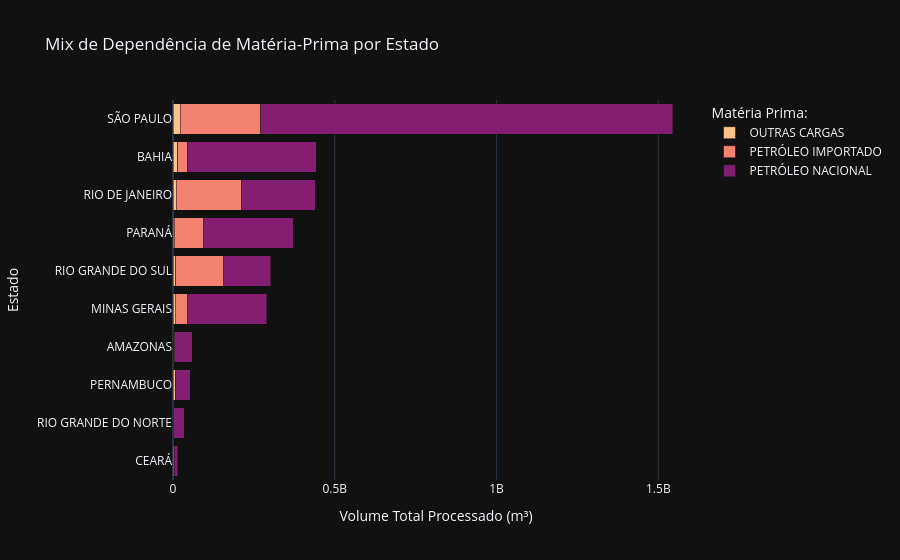

Notebook code cell kept with this figure:
### Markdown cell above
### 4.3. Mix de Matéria-Prima por Estado
Onde está alocado o petróleo importado? Esta visualização identifica quais estados dependem mais de correntes externas para *blending* ou suprimento de déficit logístico.

### Code cell
df_mix = df.groupby(['unidade_da_federacao', 'materia_prima'])['processado'].sum().reset_index()

df_mix["processado_br"] = df_mix["processado"].apply(fmt_br)

# Ordenando o eixo Y pelos estados com maior volume total
ordem_estados = df_mix.groupby('unidade_da_federacao')['processado'].sum().sort_values(ascending=False).index

fig_bar = px.bar(
    df_mix,
    y='unidade_da_federacao',
    x='processado',
    color='materia_prima',
    custom_data=["processado_br"],
    color_discrete_sequence=["#FBC28A", "#F38370", "#831E70"],
    title="Mix de Dependência de Matéria-Prima por Estado",
    labels={"materia_prima": "Matéria Prima: "},
    barmode='stack',
    category_orders={"unidade_da_federacao": ordem_estados}
)

fig_bar.update_layout(
    template="plotly_dark", 
    yaxis_title="Estado", 
    xaxis_title="Volume Total Processado (m³)"
)

fig_bar.update_traces(
    hovertemplate=
    "<span style='color:white'><b>Matéria Prima:</b> %{fullData.name}</span><br>" +
    "<span style='color:white'><b>Processado:</b> %{customdata[0]} m³</span>" +
    "<extra></extra>"
)

fig_bar.show()

### Figure 1 — Plotly figure (JSON) as saved in the notebook; plotly's stock layout.template omitted (floating-point values rounded to 4 significant figures)
{"data": [{"customdata": [["1.627.614,0"], ["14.397.644,0"], ["238.259,0"], ["6.334.151,0"], ["3.159.215,0"], ["6.326.257,0"], ["10.384.519,0"], ["917,0"], ["7.827.539,0"], ["22.740.076,0"]], "hovertemplate": "<span style='color:white'><b>Matéria Prima:</b> %{fullData.name}</span><br><span style='color:white'><b>Processado:</b> %{customdata[0]} m³</span><extra></extra>", "legendgroup": "OUTRAS CARGAS", "marker": {"color": "#FBC28A", "pattern": {"shape": ""}}, "name": "OUTRAS CARGAS", "orientation": "h", "showlegend": true, "textposition": "auto", "type": "bar", "x": [1627614, 14397644, 238259, 6334151, 3159215, 6326257, 10384519, 917, 7827539, 22740076], "xaxis": "x", "y": ["AMAZONAS", "BAHIA", "CEARÁ", "MINAS GERAIS", "PARANÁ", "PERNAMBUCO", "RIO DE JANEIRO", "RIO GRANDE DO NORTE", "RIO GRANDE DO SUL", "SÃO PAULO"], "yaxis": "y"}, {"customdata": [["4.171.967,0"], ["29.506.239,0"], ["3.642.840,0"], ["38.659.435,0"], ["91.383.076,0"], ["905.560,0"], ["202.723.813,0"], ["4.005,0"], ["148.735.634,0"], ["248.621.906,0"]], "hovertemplate": "<span style='color:white'><b>Matéria Prima:</b> %{fullData.name}</span><br><span style='color:white'><b>Processado:</b> %{customdata[0]} m³</span><extra></extra>", "legendgroup": "PETRÓLEO IMPORTADO", "marker": {"color": "#F38370", "pattern": {"shape": ""}}, "name": "PETRÓLEO IMPORTADO", "orientation": "h", "showlegend": true, "textposition": "auto", "type": "bar", "x": [4171967, 29506239, 3642840, 38659435, 91383076, 905560, 202723813, 4005, 148735634, 248621906], "xaxis": "x", "y": ["AMAZONAS", "BAHIA", "CEARÁ", "MINAS GERAIS", "PARANÁ", "PERNAMBUCO", "RIO DE JANEIRO", "RIO GRANDE DO NORTE", "RIO GRANDE DO SUL", "SÃO PAULO"], "yaxis": "y"}, {"customdata": [["53.191.489,0"], ["398.060.667,0"], ["10.360.088,0"], ["245.289.174,0"], ["277.512.909,0"], ["45.972.570,0"], ["226.673.965,0"], ["34.073.672,0"], ["145.162.986,0"], ["1.272.971.679,0"]], "hovertemplate": "<span style='color:white'><b>Matéria Prima:</b> %{fullData.name}</span><br><span style='color:white'><b>Processado:</b> %{customdata[0]} m³</span><extra></extra>", "legendgroup": "PETRÓLEO NACIONAL", "marker": {"color": "#831E70", "pattern": {"shape": ""}}, "name": "PETRÓLEO NACIONAL", "orientation": "h", "showlegend": true, "textposition": "auto", "type": "bar", "x": [53191489, 398060667, 10360088, 245289174, 277512909, 45972570, 226673965, 34073672, 145162986, 1272971679], "xaxis": "x", "y": ["AMAZONAS", "BAHIA", "CEARÁ", "MINAS GERAIS", "PARANÁ", "PERNAMBUCO", "RIO DE JANEIRO", "RIO GRANDE DO NORTE", "RIO GRANDE DO SUL", "SÃO PAULO"], "yaxis": "y"}], "layout": {"barmode": "stack", "legend": {"title": {"text": "Matéria Prima: "}, "tracegroupgap": 0}, "title": {"text": "Mix de Dependência de Matéria-Prima por Estado"}, "xaxis": {"anchor": "y", "domain": [0, 1], "title": {"text": "Volume Total Processado (m³)"}}, "yaxis": {"anchor": "x", "categoryarray": ["CEARÁ", "RIO GRANDE DO NORTE", "PERNAMBUCO", "AMAZONAS", "MINAS GERAIS", "RIO GRANDE DO SUL", "PARANÁ", "RIO DE JANEIRO", "BAHIA", "SÃO PAULO"], "categoryorder": "array", "domain": [0, 1], "title": {"text": "Estado"}}}}
